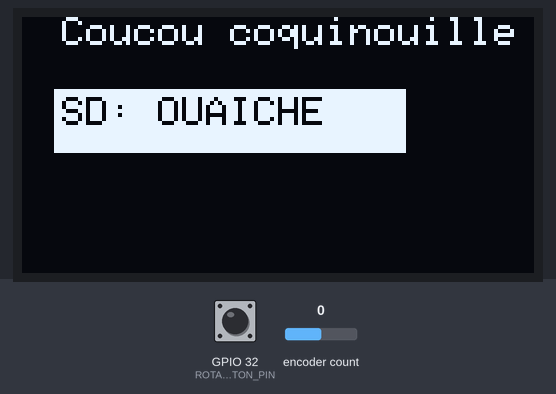
This program was run on a simulated ESP32. Shown: 128×64 one-colour display. The inputs (shaded band) are chosen by the test bench; at power-on: encoder count 0, GPIO 32 (ROTARY_ENCODER_BUTTON_PIN) HIGH. Storage starts empty; what the program prints to the serial monitor is not drawn.

Above: at 3.5 s.
3.6 s: encoder count set to 1
5.1 s: GPIO 32 (ROTARY_ENCODER_BUTTON_PIN) pulsed LOW 2 times (0.12 s each, 0.3 s apart)
Timing chart, 0 to 8.1 s (numbered marks = the images above; inputs shaded):
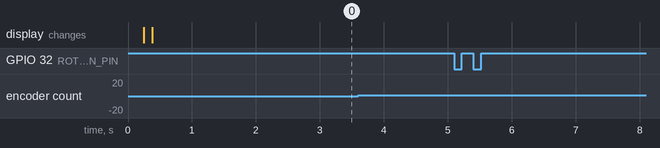

Measured:
- after the input at 3.6 s, every drawn part: stays the same
- after the input at 5.1 s, every drawn part: stays the same

The program:

main.cpp
```cpp
#include <Arduino.h>
#include "encodeur.h"  // Module 1 : Encodeur rotatif
#include "affichage.h" // Module 2 : Écran OLED
#include "gestion_sd.h" // Module 3 : Carte SD

void setup() {
    Serial.begin(115200);
    setupAffichage();
    testscrolltext(); // Petit coucou sur l'écran

    // 2. Initialisation de l'encodeur
    setupEncodeur();

    // 3. Initialisation de la carte SD
    if (setupSD()) {
        // Optionnel : Tu peux afficher un message sur l'OLED si la SD est OK
        display.setCursor(10, 20);
        display.fillRect(8, 18, display.width()-40, display.height()-48, INVERSE);
        display.setTextColor(SSD1306_INVERSE);
        display.println("SD: OUAICHE");
        display.display();
    } else {
        display.setCursor(10, 20);
        display.setTextColor(SSD1306_INVERSE);
        display.println("SD: ERREUR");
        display.display();
    }

    delay(2000);
}

void loop() {
    // Surveillance constante de l'encodeur
    rotary_loop();

    delay(50);
}
```

affichage.cpp
```cpp
#include "affichage.h"
#include <Wire.h>

// Définition réelle de l'objet display
Adafruit_SSD1306 display(SCREEN_WIDTH, SCREEN_HEIGHT, &Wire, OLED_RESET);

// Fonction d'initialisation sécurisée de l'écran
void setupAffichage() {
    // Petit délai pour laisser l'écran s'allumer électriquement
    delay(250);

    if(!display.begin(SSD1306_SWITCHCAPVCC, 0x3C)) {
        // Si l'allocation échoue, on attend 1 seconde et on réessaie
        delay(1000);
        if(!display.begin(SSD1306_SWITCHCAPVCC, 0x3C)) {
            for(;;); // Bloque ici si l'écran est vraiment débranché/mal câblé
        }
    }

    display.clearDisplay();
    display.display();
}

// Ta fonction personnalisée pour afficher le texte
void testscrolltext() {
    display.clearDisplay();
    display.setTextSize(1);
    display.setTextColor(SSD1306_WHITE);
    display.setCursor(10, 0);
    display.println("Coucou coquinouille");
    display.display();
}
```

affichage.h
```cpp
#ifndef AFFICHAGE_H
#define AFFICHAGE_H

#include <Adafruit_SSD1306.h>

// Définition des dimensions de l'écran
#define SCREEN_WIDTH 128
#define SCREEN_HEIGHT 64
#define OLED_RESET -1

// On indique aux autres fichiers que l'objet "display" existe dans le fichier .cpp
extern Adafruit_SSD1306 display;

// Prototypes des fonctions
void setupAffichage();
void testscrolltext();

#endif
```

encodeur.cpp
```cpp
#include "encodeur.h"
#include "Arduino.h"

// Définition réelle de l'objet rotaryEncoder
AiEsp32RotaryEncoder rotaryEncoder = AiEsp32RotaryEncoder(
    ROTARY_ENCODER_A_PIN,
    ROTARY_ENCODER_B_PIN,
    ROTARY_ENCODER_BUTTON_PIN,
    ROTARY_ENCODER_VCC_PIN,
    ROTARY_ENCODER_STEPS
);

// Fonction d'interruption (ISR) placée en RAM pour plus de rapidité
void IRAM_ATTR readEncoderISR() {
    rotaryEncoder.readEncoder_ISR();
}

// Fonction d'initialisation (à appeler dans le setup principal)
void setupEncodeur() {

    pinMode(ROTARY_ENCODER_BUTTON_PIN, INPUT_PULLDOWN); // Configure le bouton avec une résistance de tirage interne
    rotaryEncoder.begin();
    rotaryEncoder.setup(readEncoderISR);

    bool circleValues = false;
    rotaryEncoder.setBoundaries(0, 1000, circleValues);
    rotaryEncoder.setAcceleration(250);
}

// Gestion du clic sur le bouton
void rotary_onButtonClick() {
    /*static unsigned long lastTimePressed = 0; // Anti-rebond logiciel
    if (millis() - lastTimePressed < 500) {
        return;
    }
    lastTimePressed = millis();*/
    Serial.print("button pressed ");
    /*Serial.print(millis());
    Serial.println(" milliseconds after restart");*/
}

// Boucle de surveillance de l'encodeur (à appeler dans le loop principal)
void rotary_loop() {
    if (rotaryEncoder.encoderChanged()) {
        Serial.print("Value: ");
        Serial.println(rotaryEncoder.readEncoder());
    }
    if (rotaryEncoder.isEncoderButtonClicked()) {
        rotary_onButtonClick();
    }
}
```

encodeur.h
```cpp
#ifndef ENCODEUR_H
#define ENCODEUR_H

#include "AiEsp32RotaryEncoder.h"

#define ROTARY_ENCODER_A_PIN 33
#define ROTARY_ENCODER_B_PIN 35
#define ROTARY_ENCODER_BUTTON_PIN 32
#define ROTARY_ENCODER_VCC_PIN -1
#define ROTARY_ENCODER_STEPS 4

// On indique aux autres fichiers que cet objet existe dans le fichier .cpp
extern AiEsp32RotaryEncoder rotaryEncoder;

// Prototypes des fonctions
void setupEncodeur();
void rotary_loop();
void rotary_onButtonClick();

#endif
```

gestion_sd.cpp
```cpp
#include "gestion_sd.h"
#include "Arduino.h"

// Fonction d'initialisation de la carte SD
bool setupSD() {
    Serial.println("Initialisation de la carte SD...");

    // On tente de démarrer la carte SD avec sa broche CS
    if (!SD.begin(SD_CS_PIN)) {
        Serial.println("Échec du montage de la carte SD !");
        return false;
    }

    // Vérification du type de carte (optionnel mais utile pour le debug)
    uint8_t cardType = SD.cardType();
    if (cardType == CARD_NONE) {
        Serial.println("Aucune carte SD trouvée.");
        return false;
    }

    Serial.println("Carte SD initialisée avec succès.");
    return true;
}
```

gestion_sd.h
```cpp
#ifndef GESTION_SD_H
#define GESTION_SD_H

#include "FS.h"
#include "SD.h"
#include <SPI.h>

// Définition de la broche CS (Chip Select) pour la carte SD sur l'ESP32
// Note : Modifie le numéro 5 si ton lecteur SD utilise une autre broche (ex: 13, 4, etc.)
#define SD_CS_PIN 5

// Prototype de la fonction d'initialisation
bool setupSD();

#endif
```
